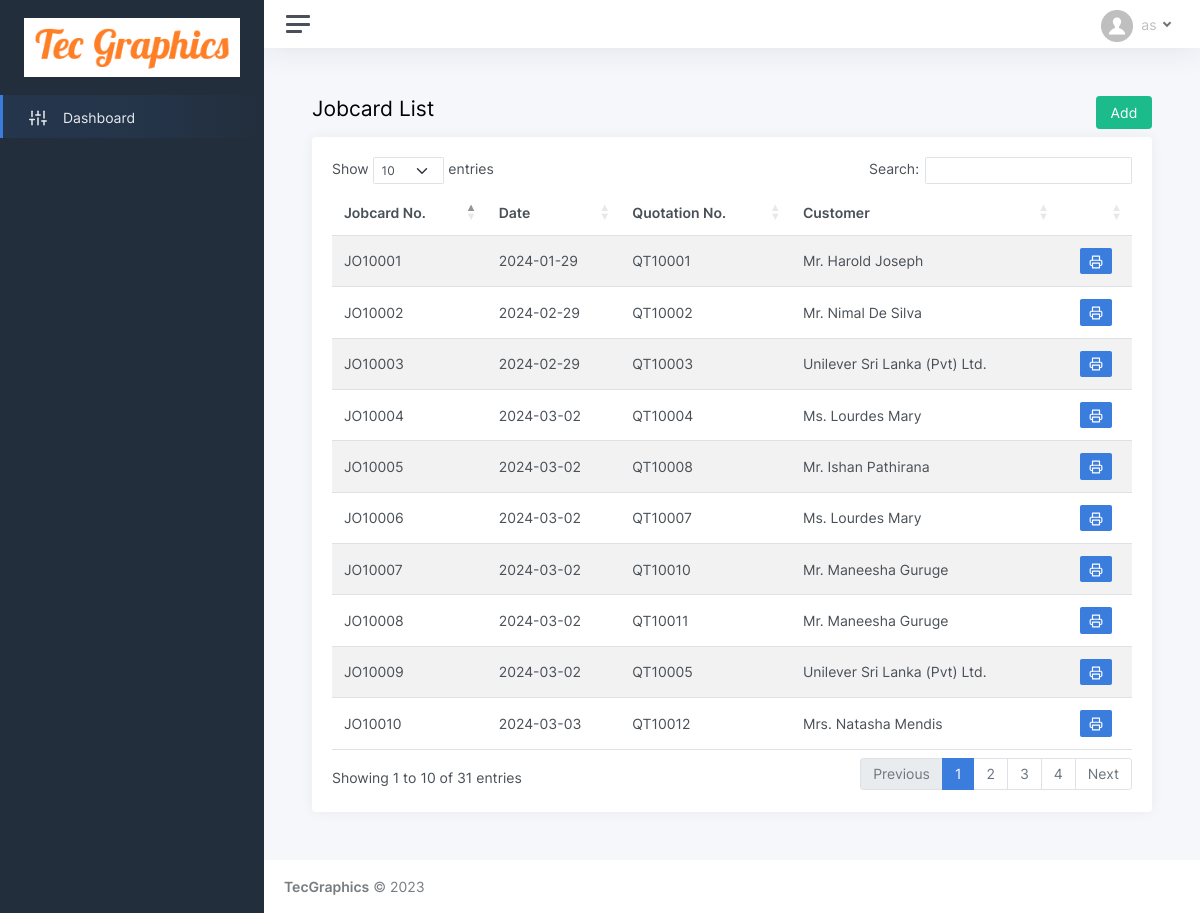
Screenshot of /jobcard_list.php with the database file from the repository.
### tables this page shows
CREATE TABLE IF NOT EXISTS `jobcard` (
  `id` int(11) NOT NULL AUTO_INCREMENT,
  `jobno` varchar(25) NOT NULL,
  `job_date` varchar(25) NOT NULL,
  `quotation_id` int(11) NOT NULL COMMENT 'id of quotation table',
  `cus_id` int(11) NOT NULL,
  `machine` varchar(5) NOT NULL,
  `instructions` varchar(500) NOT NULL,
  `log_user` int(11) NOT NULL,
  `log_datetime` varchar(25) NOT NULL,
  PRIMARY KEY (`id`)
);

CREATE TABLE IF NOT EXISTS `quotation` (
  `id` int(11) NOT NULL AUTO_INCREMENT,
  `q_no` varchar(10) NOT NULL,
  `q_date` varchar(15) NOT NULL,
  `req_id` int(11) NOT NULL,
  `cus_id` varchar(5) NOT NULL,
  `sales_ex` int(11) NOT NULL,
  `subtotal` varchar(25) NOT NULL,
  `dis_per` varchar(25) NOT NULL,
  `discount` varchar(25) NOT NULL,
  `total` varchar(25) NOT NULL,
  `log_user` int(11) NOT NULL,
  `log_datetime` varchar(25) NOT NULL,
  `approval` varchar(5) NOT NULL DEFAULT 'no',
  `appr_user` int(11) NOT NULL,
  `appr_datetime` varchar(25) NOT NULL,
  `confirm` varchar(5) NOT NULL DEFAULT 'no',
  `conf_datetime` varchar(25) NOT NULL,
  `job_alloc` varchar(10) NOT NULL DEFAULT 'no',
  `job_user` int(11) NOT NULL,
  `joball_datetime` varchar(25) NOT NULL,
  `jobcard` varchar(10) NOT NULL DEFAULT 'no',
  PRIMARY KEY (`id`)
);

CREATE TABLE IF NOT EXISTS `title` (
  `id` int(11) NOT NULL AUTO_INCREMENT,
  `title` varchar(5) NOT NULL,
  PRIMARY KEY (`id`)
);

CREATE TABLE IF NOT EXISTS `customer` (
  `id` int(11) NOT NULL AUTO_INCREMENT,
  `ctype` varchar(5) NOT NULL,
  `title` int(11) NOT NULL,
  `name` varchar(75) NOT NULL,
  `last_name` varchar(50) NOT NULL,
  `mobile` varchar(20) NOT NULL,
  `phone` varchar(20) DEFAULT NULL,
  `fax` varchar(20) NOT NULL,
  `email` varchar(50) NOT NULL,
  `web` varchar(50) NOT NULL,
  `address1` varchar(75) NOT NULL,
  `address2` varchar(75) NOT NULL,
  `address3` varchar(75) NOT NULL,
  `active` varchar(5) NOT NULL DEFAULT 'yes',
  `login` varchar(5) NOT NULL DEFAULT 'no',
  `password` varchar(200) NOT NULL,
  `reg_mode` varchar(10) NOT NULL DEFAULT 'online',
  `reg_date` varchar(25) NOT NULL,
  PRIMARY KEY (`id`),
  KEY `title` (`title`)
);

### jobcard_list.php (the view, shortened to what this page needs)
<!DOCTYPE html>
<html lang="en">
<head>
	<?php include('header.php'); ?>
</head>
<body>
	<div class="wrapper">
	<?php include('sidebar.php'); ?>
		<div class="main">
		<?php include('topbar.php'); ?>
			<main class="content">
				<div class="container-fluid p-0">
					<div class="row">
					<h1 class="h3 mb-3 col-10">Jobcard List</h1>
					<div class="col-2" align="right"><a href="job_plan.php"><button class="btn btn-success">Add</button></a></div>
					</div>
					<div class="row">
						<div class="col-12">
							<div class="card">
								<div class="card-body">
									<table id="datatables-reponsive" class="table table-striped" style="width:100%">
										<thead>
										  <tr>
											<th>Jobcard No.</th>
											<th>Date</th>
											<th>Quotation No.</th>
											<th>Customer</th>
											<th>&nbsp;</th>
										  </tr>
										</thead>
										<tbody>
										  <?php
										  $select_req = mysqli_query($con, "SELECT * FROM jobcard");
										  while($result_req = mysqli_fetch_array($select_req)){
										  $select_cust = mysqli_query($con, "SELECT title, name, last_name FROM customer WHERE id = '{$result_req['cus_id']}'");
										  $result_cust = mysqli_fetch_array($select_cust);
											if($result_cust['title']!='6'){
												$select_title = mysqli_query($con, "SELECT title FROM title WHERE id = '{$result_cust['title']}'");
												$result_title = mysqli_fetch_array($select_title);
												$cusname = $result_title['title'].'. '.$result_cust['name'].' '.$result_cust['last_name'];
											} else {
												$cusname = $result_cust['name'].' '.$result_cust['last_name'];
											}
										  $select_quot = mysqli_query($con, "SELECT q_no FROM quotation WHERE id = '{$result_req['quotation_id']}'");
										  $result_quot = mysqli_fetch_array($select_quot);
										  ?>
										  <tr>
											<td><?php echo $result_req['jobno']; ?></td>
											<td><?php echo $result_req['job_date']; ?></td>
											<td><?php echo $result_quot['q_no']; ?></td>
											<td><?php echo $cusname; ?></td>
											<td align="center"><a href="print_jobcard.php?jid=<?php echo $result_req['id']; ?>" target="_blank"><button type="button" class="btn btn-sm btn-primary" ><i data-feather="printer"></i></button></a></td>
										  </tr>
										  <?php } ?>
										</tbody>
									</table>
								</div>
							</div>
						</div>
					</div>
				</div>
			</main>
			<?php include('footer.php'); ?>
		</div>
	</div>
</body>
</html>

### rows the page displays
jobcard: jobno "JO10001", job_date "2024-01-29", quotation.q_no "QT10001", title.title "Mr. Harold Joseph"
jobcard: jobno "JO10002", job_date "2024-02-29", quotation.q_no "QT10002", title.title "Mr. Nimal De Silva"
jobcard: jobno "JO10003", job_date "2024-02-29", quotation.q_no "QT10003", customer.name+last_name "Unilever Sri Lanka (Pvt) Ltd."
jobcard: jobno "JO10004", job_date "2024-03-02", quotation.q_no "QT10004", title.title "Ms. Lourdes Mary"
jobcard: jobno "JO10005", job_date "2024-03-02", quotation.q_no "QT10008", title.title "Mr. Ishan Pathirana"
jobcard: jobno "JO10006", job_date "2024-03-02", quotation.q_no "QT10007", title.title "Ms. Lourdes Mary"
jobcard: jobno "JO10007", job_date "2024-03-02", quotation.q_no "QT10010", title.title "Mr. Maneesha Guruge"
jobcard: jobno "JO10008", job_date "2024-03-02", quotation.q_no "QT10011", title.title "Mr. Maneesha Guruge"
jobcard: jobno "JO10009", job_date "2024-03-02", quotation.q_no "QT10005", customer.name+last_name "Unilever Sri Lanka (Pvt) Ltd."
jobcard: jobno "JO10010", job_date "2024-03-03", quotation.q_no "QT10012", title.title "Mrs. Natasha Mendis"
